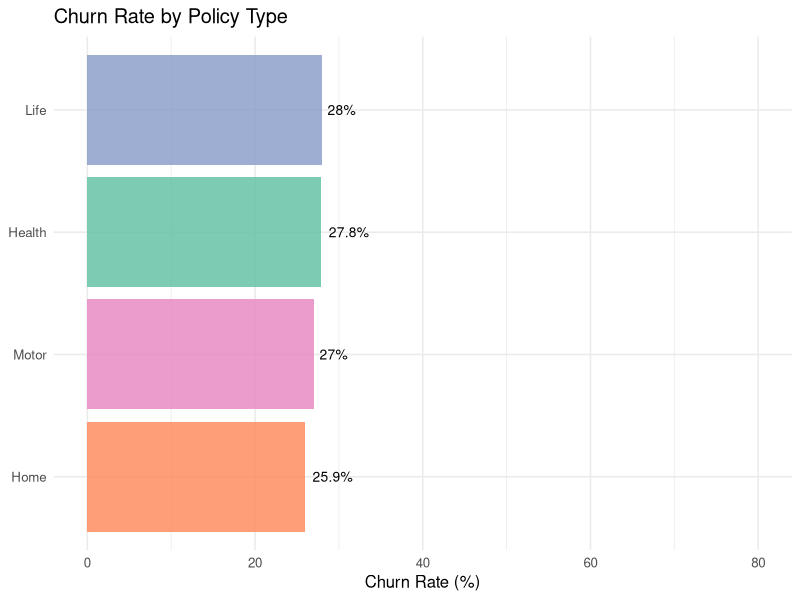
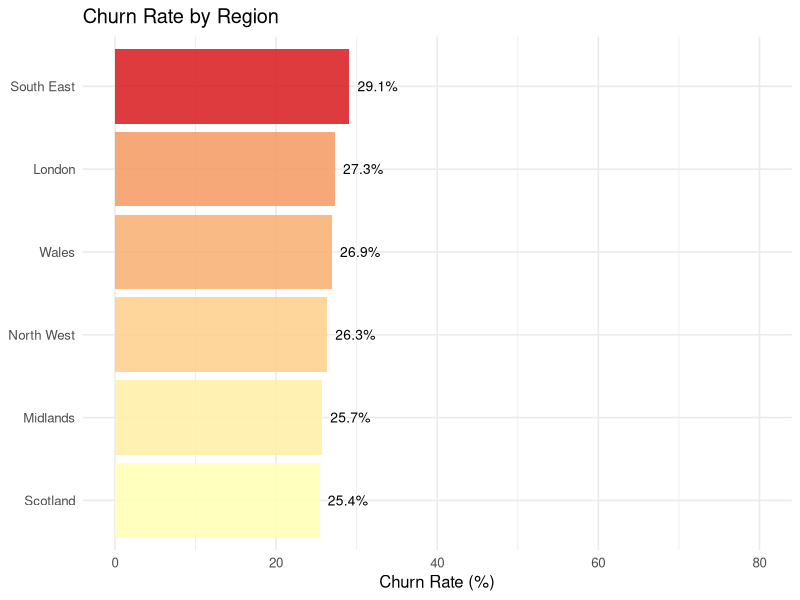
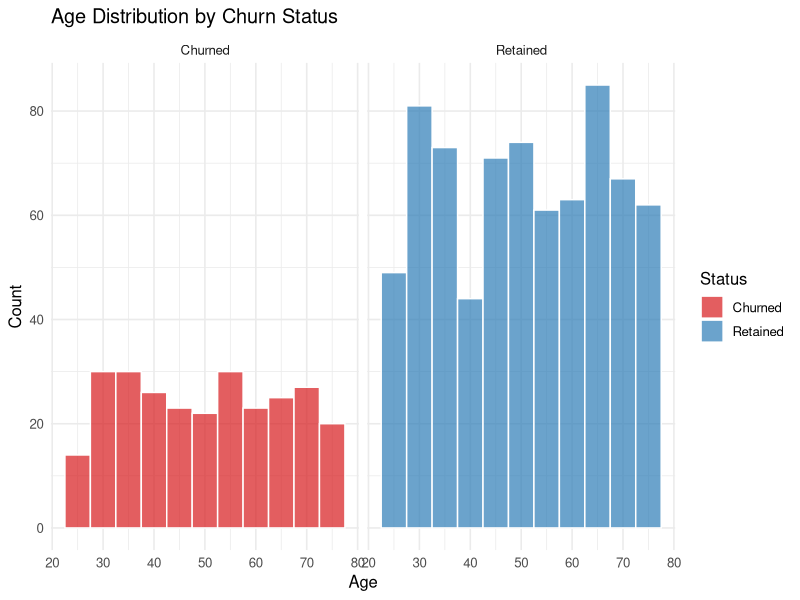

The R source for these figures, in order:
## ---- chunk 1
knitr::opts_chunk$set(echo = FALSE, warning = FALSE, message = FALSE)
## ---- chunk 2
library(tidyverse)
library(knitr)
library(skimr)

policyholders <- read_csv("L2_policyholders.csv") %>%
  mutate(churned = if_else(policy_duration_months < 24, 1, 0))
## ---- chunk 3
policyholders %>%
  select(age, annual_premium, policy_duration_months, churned) %>%
  skim()
## ---- chunk 4
churn_by_type <- policyholders %>%
  group_by(policy_type) %>%
  summarise(
    Policyholders = n(),
    Churned       = sum(churned),
    `Churn Rate`  = paste0(round(mean(churned) * 100, 1), "%")
  )
## ---- chunk 5
churn_by_type %>%
  kable(caption = "Table 1: Churn Rate by Policy Type")
## ---- chunk 6
policyholders %>%
  group_by(policy_type) %>%
  summarise(churn_rate = mean(churned) * 100) %>%
  ggplot(aes(x = reorder(policy_type, churn_rate),
             y = churn_rate,
             fill = policy_type)) +
  geom_col(alpha = 0.85) +
  geom_text(aes(label = paste0(round(churn_rate, 1), "%")),
            hjust = -0.2, size = 3.5) +
  coord_flip() +
  scale_fill_brewer(palette = "Set2") +
  scale_y_continuous(limits = c(0, 80)) +
  labs(title = "Churn Rate by Policy Type",
       x = NULL, y = "Churn Rate (%)") +
  theme_minimal(base_size = 12) +
  theme(legend.position = "none")
## ---- chunk 7
policyholders %>%
  group_by(region) %>%
  summarise(churn_rate = mean(churned) * 100) %>%
  ggplot(aes(x = reorder(region, churn_rate),
             y = churn_rate,
             fill = churn_rate)) +
  geom_col(alpha = 0.85) +
  geom_text(aes(label = paste0(round(churn_rate, 1), "%")),
            hjust = -0.2, size = 3.5) +
  coord_flip() +
  scale_fill_gradient(low = "#ffffb2", high = "#d7191c") +
  scale_y_continuous(limits = c(0, 80)) +
  labs(title = "Churn Rate by Region",
       x = NULL, y = "Churn Rate (%)") +
  theme_minimal(base_size = 12) +
  theme(legend.position = "none")
## ---- chunk 8
policyholders %>%
  mutate(Status = if_else(churned == 1, "Churned", "Retained")) %>%
  ggplot(aes(x = age, fill = Status)) +
  geom_histogram(binwidth = 5, alpha = 0.7,
                 position = "identity", color = "white") +
  scale_fill_manual(values = c("Churned" = "#d7191c",
                                "Retained" = "#2c7bb6")) +
  labs(title = "Age Distribution by Churn Status",
       x = "Age", y = "Count") +
  theme_minimal(base_size = 12) +
  facet_wrap(~Status)
